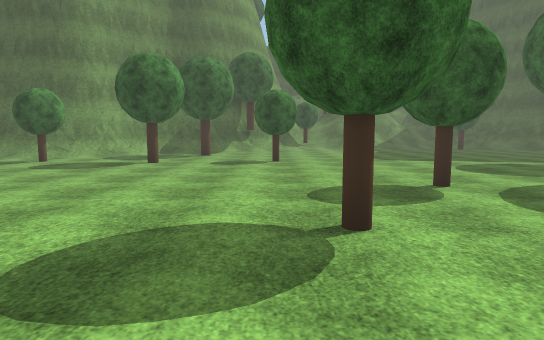
view 1 (above)

20 first-person views from a walk through a scene from a Unity 3-D project. The camera is 1.4 m above the floor, tilts 6° down and sees 75° across. The floor is counted in squares, 2 m on a side. Each view is taken from the middle of a square. On the plan, view 1 faces up. The plan holds only what a view shows up to about 11 squares ahead; the rest is blank. The place goes on beyond the plan. Some trees and plants on the terrain are drawn as simple stand-ins. The player character is not drawn. Some surface patterns are stand-ins.

view 2
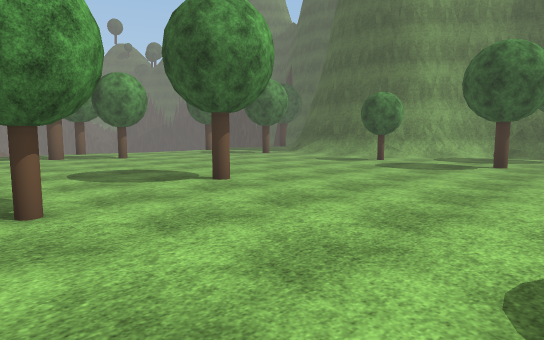

view 3
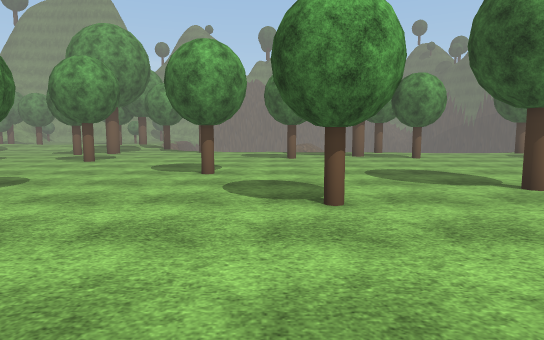

view 4
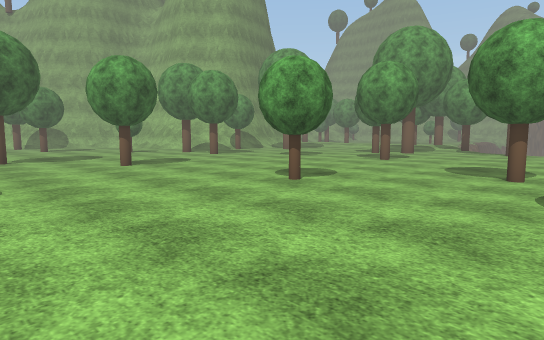

view 5
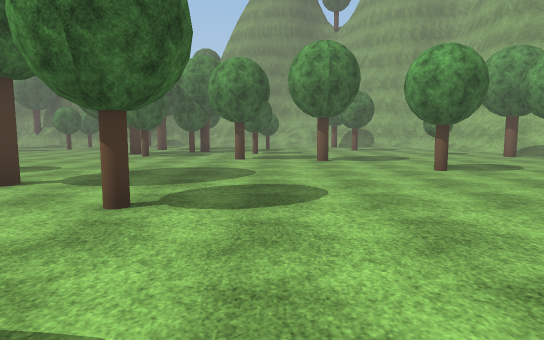

view 6
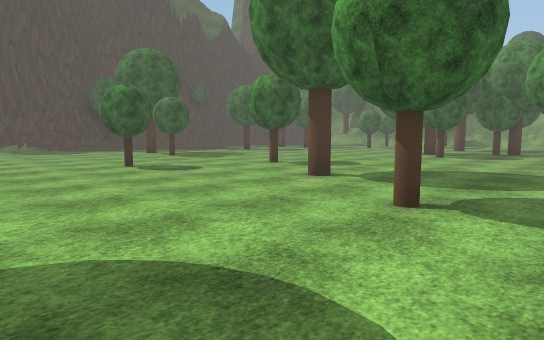

view 7
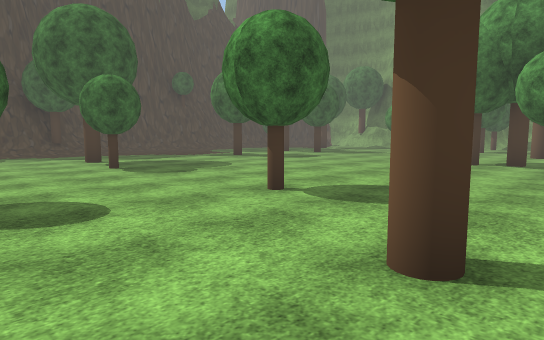

view 8
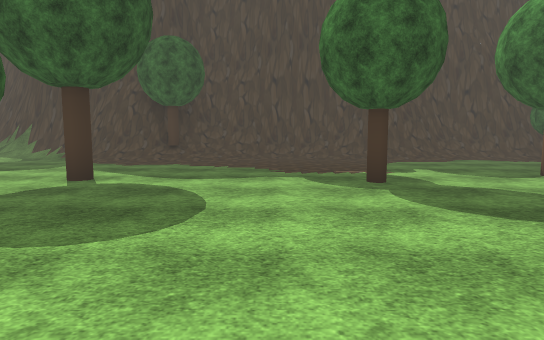

view 9
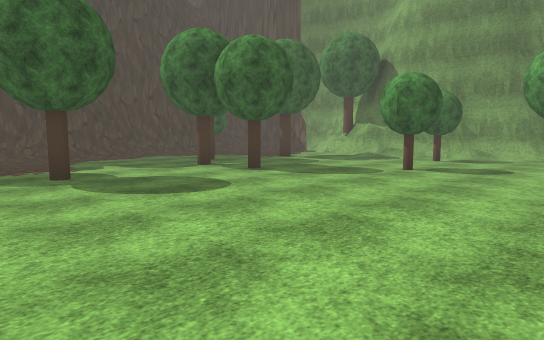

view 10
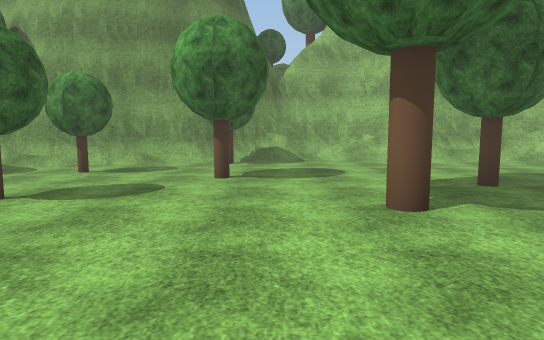

view 11
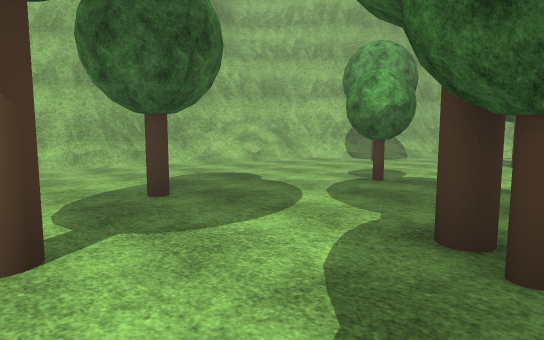

view 12
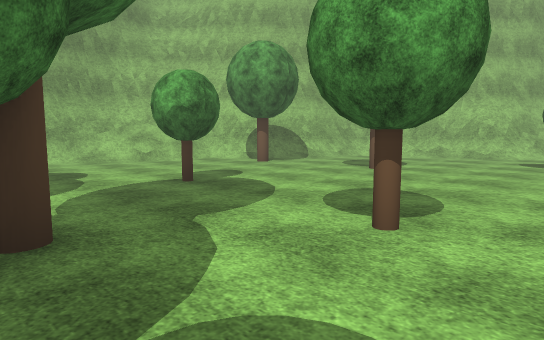

view 13
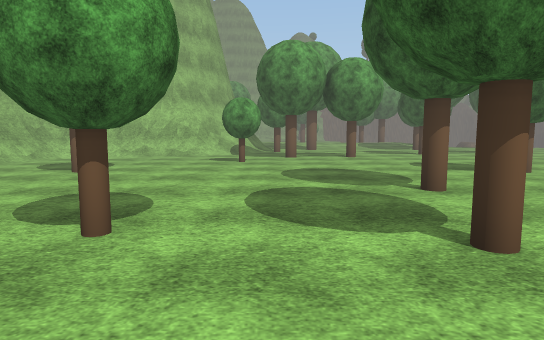

view 14
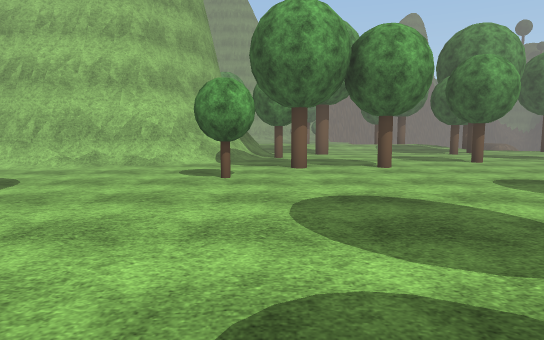

view 15
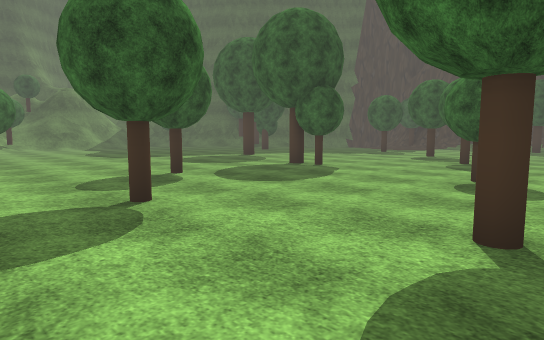

view 16
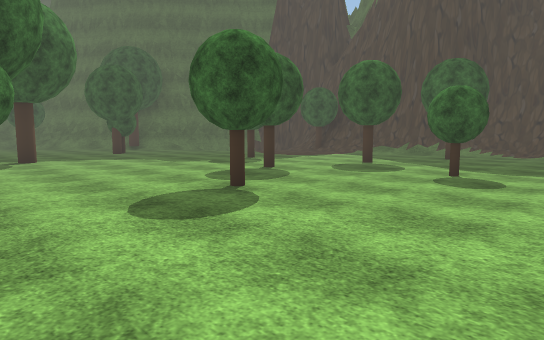

view 17
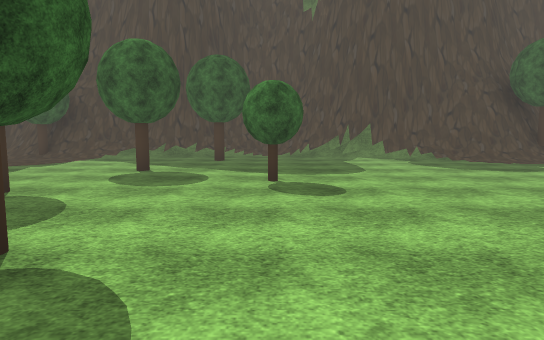

view 18
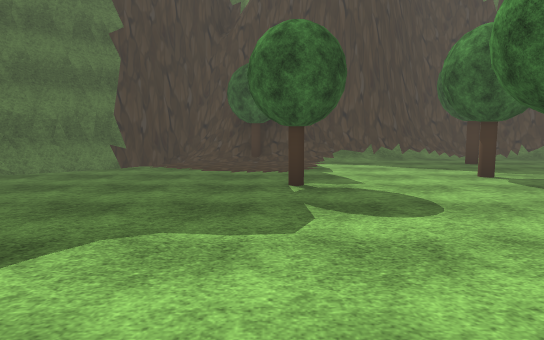

view 19
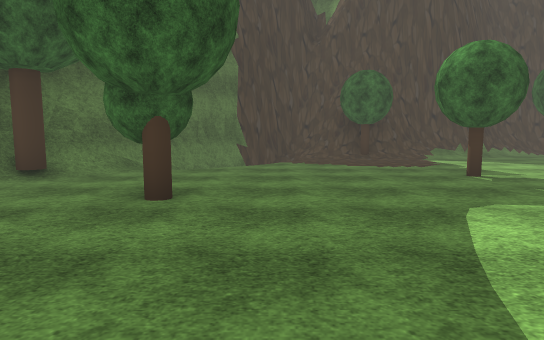

view 20
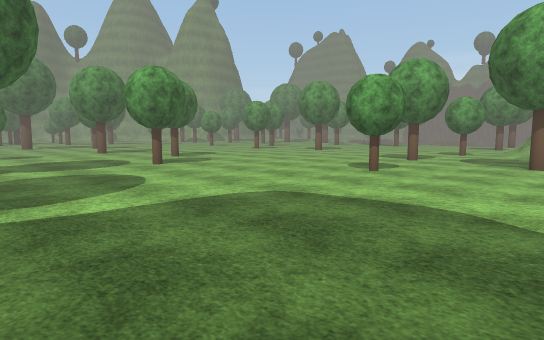

### Floor plan
Key: @ floor where view 1 was taken; # wall or solid block; . floor; / step, stairs or slope; T tree.
Columns run from 12 left of view 1 to 18 right of it. Each row starts with its distance up from view 1.
 12        ###   ......  .../###
 11       ##..T..............//##
 10     ###...............T... /##
  9     ..T.....T..............//#
  8    ......T.........T......../#
  7 .. ........................./#
  6 ........................T...T#
  5 ..............T..T........../#
  4 .T...............T........../#
  3 .T.....T.....T........T......##
  2 ....................T....T.../#
  1 .T......T........T.........T./#
  0 ............@.T........T......#
 -1 .....T......................./#
 -2 ............................/##
 -3 ............................##
 -4 ..T....T....T......T........##
 -5 .........................../##
 -6 T..............T.........../#
 -7 ...T.............T...T.T.../T
 -8 ........T..................//#
 -9 ............................/#
-10 T...T.....T................./#
-11 ............T.............../#
-12 .T..T..........T.......T..../#
-13 # /...T.....T...T...........##
-14  ###..........T.............##
-15   ##....T.....T.......T.T.../#
-16    #............T........T../#
-17    ##......T........T..... T/#
-18    ##//.T.....T..........T  /#
-19     ###/..........T.T...
-20       ##/...............
-21        ###//......T..####
-22         ######//..####
-23          ##########

Positions as (right, up) in squares from view 1, and headings:
1: (0, 0), facing up
2: (-1, 0), facing up-left
3: (-1, 0), facing left
4: (-1, 0), facing down-left
5: (-1, -1), facing down
6: (-1, -1), facing down-right
7: (2, -4), facing down-right
8: (6, -10), facing right
9: (5, -10), facing down-right
10: (5, -13), facing down
11: (4, -14), facing down-left
12: (2, -12), facing down-left
13: (2, -12), facing left
14: (-1, -12), facing left
15: (-1, -1), facing up-right
16: (5, -2), facing up-right
17: (6, 0), facing right
18: (7, 6), facing right
19: (6, 9), facing right
20: (6, 12), facing down-left
